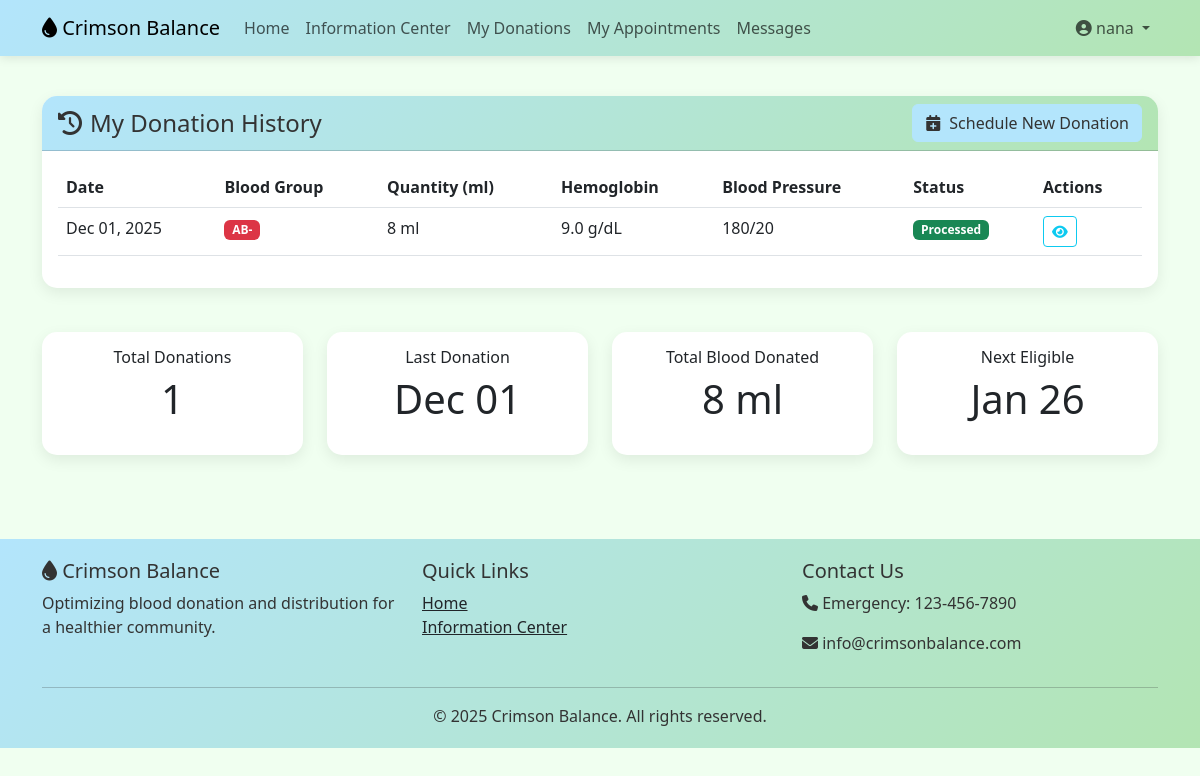
The page /donations/ (signed in) on the database its author committed.
### accounts/models.py (models this page shows, shortened)
class CustomUser(AbstractUser):
    USER_TYPE_CHOICES = (
        ('donor', 'Blood Donor'),
        ('recipient', 'Blood Recipient'),
        ('doctor', 'Doctor'),
        ('admin', 'Administrator'),
    )
    user_type = models.CharField(max_length=20, choices=USER_TYPE_CHOICES, default='donor')
    phone_number = models.CharField(max_length=15, blank=True)
    blood_group = models.CharField(max_length=5, blank=True)
    date_of_birth = models.DateField(null=True, blank=True)
    address = models.TextField(blank=True)
    city = models.CharField(max_length=100, blank=True)
    is_verified = models.BooleanField(default=False)
    profile_picture = models.ImageField(upload_to='profile_pics/', blank=True)

### bloodapp/models.py (models this page shows, shortened)
class BloodDonation(models.Model):
    donor = models.ForeignKey(User, on_delete=models.CASCADE, related_name='donations')
    donation_date = models.DateTimeField()
    blood_group = models.CharField(max_length=5)
    quantity_ml = models.IntegerField()
    hemoglobin_level = models.FloatField()
    blood_pressure = models.CharField(max_length=20)
    is_processed = models.BooleanField(default=False)
    processed_date = models.DateTimeField(null=True, blank=True)
    notes = models.TextField(blank=True)

### bloodapp/views.py (the view)
# urls.py: path('donations/', views.donation_history, name='donation_history'),
@login_required
def donation_history(request):
    donations = BloodDonation.objects.filter(donor=request.user).order_by('-donation_date')
    total_ml = sum(d.quantity_ml for d in donations)
    last_donation = donations.first()
    next_eligible = last_donation.donation_date + timedelta(days=56) if last_donation else None
    return render(request, 'bloodapp/donation_history.html', {
        'donations': donations,
        'total_ml': total_ml,
        'next_eligible': next_eligible,
    })

### templates/bloodapp/donation_history.html (shortened to what this page needs)
{% extends 'base.html' %}
{% block content %}
<div class="row">
    <div class="col-12">
        <div class="card">
            <div class="card-header d-flex justify-content-between align-items-center">
                <h4 class="mb-0"><i class="fas fa-history me-2"></i>My Donation History</h4>
                <a href="{% url 'request_appointment' %}" class="btn btn-primary">
                    <i class="fas fa-calendar-plus me-2"></i>Schedule New Donation
                </a>
            </div>
            <div class="card-body">
                {% if donations %}
                <div class="table-responsive">
                    <table class="table table-hover">
                        <thead>
                            <tr>
                                <th>Date</th>
                                <th>Blood Group</th>
                                <th>Quantity (ml)</th>
                                <th>Hemoglobin</th>
                                <th>Blood Pressure</th>
                                <th>Status</th>
                                <th>Actions</th>
                            </tr>
                        </thead>
                        <tbody>
                            {% for donation in donations %}
                            <tr>
                                <td>{{ donation.donation_date|date:"M d, Y" }}</td>
                                <td><span class="badge bg-danger">{{ donation.blood_group }}</span></td>
                                <td>{{ donation.quantity_ml }} ml</td>
                                <td>{{ donation.hemoglobin_level }} g/dL</td>
                                <td>{{ donation.blood_pressure }}</td>
                                <td>
                                    {% if donation.is_processed %}
                                    <span class="badge bg-success">Processed</span>
                                    {% else %}
                                    <span class="badge bg-warning">Pending</span>
                                    {% endif %}
                                </td>
                                <td>
                                    <button class="btn btn-sm btn-outline-info" data-bs-toggle="modal" data-bs-target="#detailsModal{{ donation.id }}">
                                        <i class="fas fa-eye"></i>
                                    </button>
                                </td>
                            </tr>
                            {% endfor %}
                        </tbody>
                    </table>
                </div>
                {% endif %}
            </div>
        </div>
    </div>
</div>
{% if donations %}
<div class="row mt-4">
    <div class="col-md-3">
        <div class="card text-center">
            <div class="card-body">
                <h6 class="card-title">Total Donations</h6>
                <p class="display-6">{{ donations.count }}</p>
            </div>
        </div>
    </div>
    <div class="col-md-3">
        <div class="card text-center">
            <div class="card-body">
                <h6 class="card-title">Last Donation</h6>
                <p class="display-6">
                    {{ donations.0.donation_date|date:"M d" }}
                </p>
            </div>
        </div>
    </div>
    <div class="col-md-3">
        <div class="card text-center">
            <div class="card-body">
                <h6 class="card-title">Total Blood Donated</h6>
                <p class="display-6">
                    {{ total_ml }} ml
                </p>
            </div>
        </div>
    </div>
    <div class="col-md-3">
        <div class="card text-center">
            <div class="card-body">
                <h6 class="card-title">Next Eligible</h6>
                <p class="display-6">
                    {% if next_eligible %}
                        {{ next_eligible|date:"M d" }}
                    {% else %}
                        Now
                    {% endif %}
                </p>
            </div>
        </div>
    </div>
</div>
{% endif %}
{% endblock %}

### templates/base.html (shortened to what this page needs)
<!DOCTYPE html>
<html lang="en">
<head>
    <link href="https://cdn.jsdelivr.net/npm/bootstrap@5.3.0-alpha1/dist/css/bootstrap.min.css" rel="stylesheet">
    <link rel="stylesheet" href="https://cdnjs.cloudflare.com/ajax/libs/font-awesome/6.4.0/css/all.min.css">
</head>
<body>
    <nav class="navbar navbar-expand-lg navbar-custom">
        <div class="container">
            <a class="navbar-brand" href="{% url 'home' %}">
                <i class="fas fa-tint"></i> Crimson Balance
            </a>
            <div class="collapse navbar-collapse" id="navbarNav">
                <ul class="navbar-nav me-auto">
                    <li class="nav-item">
                        <a class="nav-link" href="{% url 'home' %}">Home</a>
                    </li>
                    <li class="nav-item">
                        <a class="nav-link" href="{% url 'information_center' %}">Information Center</a>
                    </li>
                    {% if user.is_authenticated %}
                        {% if user.user_type == 'donor' %}
                        <li class="nav-item">
                            <a class="nav-link" href="{% url 'donation_history' %}">My Donations</a>
                        </li>
                        <li class="nav-item">
                            <a class="nav-link" href="{% url 'donor_appointments' %}">My Appointments</a>
                        </li>
                        {% elif user.user_type == 'recipient' %}
                        <li class="nav-item">
                            <a class="nav-link" href="{% url 'recipient_history' %}">My Requests</a>
                        </li>
                        {% endif %}
                        <li class="nav-item">
                            <a class="nav-link" href="{% url 'dashboard' %}">Messages</a>
                        </li>
                    {% endif %}
                </ul>
                <ul class="navbar-nav">
                    {% if user.is_authenticated %}
                    <li class="nav-item dropdown">
                        <a class="nav-link dropdown-toggle" href="#" id="navbarDropdown" role="button" data-bs-toggle="dropdown">
                            <i class="fas fa-user-circle"></i> {{ user.username }}
                        </a>
                    </li>
                    {% endif %}
                </ul>
            </div>
        </div>
    </nav>
    <main class="container py-4">
        {% block content %}{% endblock %}
    </main>
    <footer class="footer">
        <div class="container">
            <div class="row">
                <div class="col-md-4">
                    <h5><i class="fas fa-tint"></i> Crimson Balance</h5>
                    <p>Optimizing blood donation and distribution for a healthier community.</p>
                </div>
                <div class="col-md-4">
                    <h5>Quick Links</h5>
                    <ul class="list-unstyled">
                        <li><a href="{% url 'home' %}" class="text-dark">Home</a></li>
                        <li><a href="{% url 'information_center' %}" class="text-dark">Information Center</a></li>
                    </ul>
                </div>
                <div class="col-md-4">
                    <h5>Contact Us</h5>
                    <p><i class="fas fa-phone"></i> Emergency: 123-456-7890</p>
                    <p><i class="fas fa-envelope"></i> info@crimsonbalance.com</p>
                </div>
            </div>
            <hr>
            <p class="text-center mb-0">&copy; 2025 Crimson Balance. All rights reserved.</p>
        </div>
    </footer>
</body>
</html>

### templates/base.html (style rules this page uses)
:root { --pastel-red: #FFB3BA; --pastel-blue: #B3E5FC; --pastel-green: #B3E5B3; --light-gray: #f8f9fa; }
body { background-color:honeydew; font-family: 'Segoe UI', Tahoma, Geneva, Verdana, sans-serif; }
.navbar-custom { background: linear-gradient(135deg, var(--pastel-blue), var(--pastel-green)); box-shadow: 0 2px 10px rgba(0,0,0,0.1); }
.btn-primary { background-color: var(--pastel-blue); border-color: var(--pastel-blue); color: #333; }
.card { border-radius: 15px; box-shadow: 0 5px 15px rgba(0,0,0,0.08); border: none; margin-bottom: 20px; }
.card-header { background: linear-gradient(135deg, var(--pastel-blue), var(--pastel-green)); color: #333; border-radius: 15px 15px 0 0 !important; font-weight: 600; }
.footer { background: linear-gradient(135deg, var(--pastel-blue), var(--pastel-green)); color: #333; padding: 20px 0; margin-top: 40px; }

### rows shown on the page
CustomUser: username "nana"
BloodDonation: donation_date "Dec 01, 2025", blood_group "AB-", quantity_ml "8", hemoglobin_level "9.0", blood_pressure "180/20", is_processed "Processed", donation_date "Dec 01"

### other values the page prints
{{ donations.count }} "1"
{{ total_ml }} "8"
{{ next_eligible|date:"M d" }} "Jan 26"
